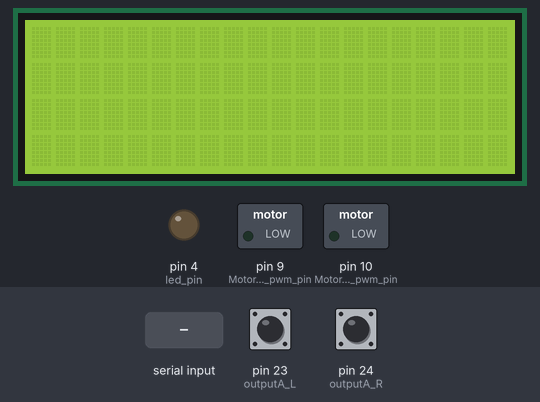
The sketch below on a simulated Arduino Mega 2560, built with avr-gcc and run on an emulated ATmega2560. Parts: 20×4 character LCD, switched loads named in the sketch (green lamp = pin HIGH), output pins drawn as LEDs (lit = HIGH). The inputs (shaded band) are chosen by the test bench; at power-on: pin 23 (outputA_L) HIGH, pin 24 (outputA_R) HIGH. What the sketch prints to the serial monitor is not drawn.

Above: at 1.2 s.
1.3 s: "MOVE:1\n" received over Serial
At 2.1 s:
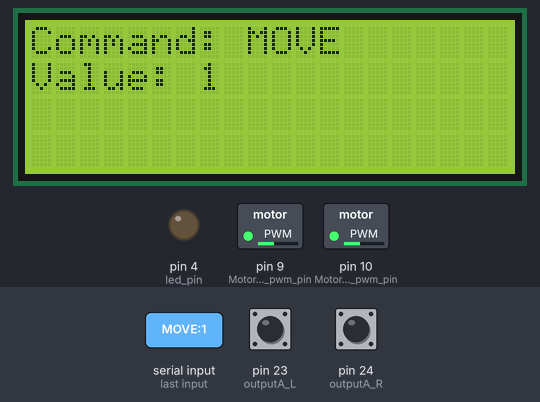
2.8 s: "LED:1\n" received over Serial
At 3.2 s:
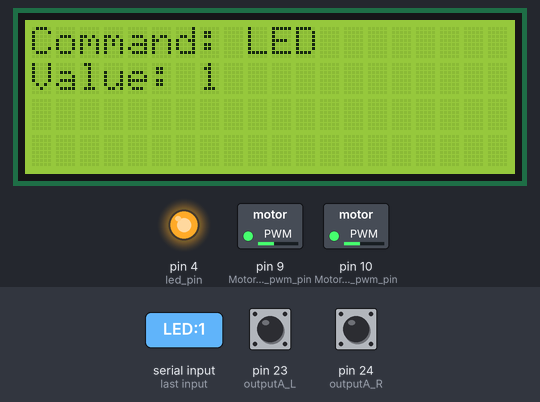
4.3 s: "TURN\n" received over Serial
At 5.5 s:
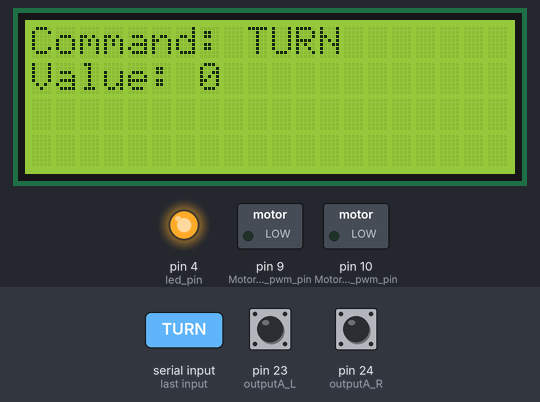
5.8 s: "SPEED:1\n" received over Serial
At 6.8 s:
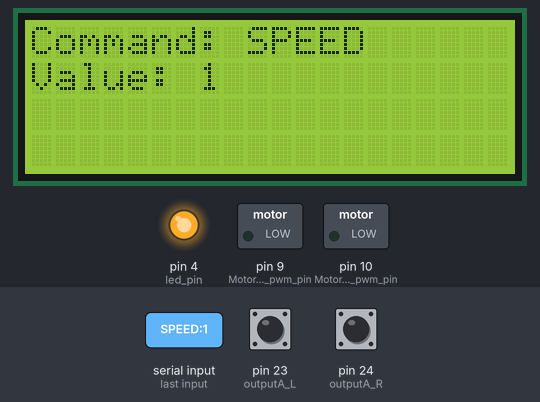
7.3 s: ":\n" received over Serial
At 7.7 s:
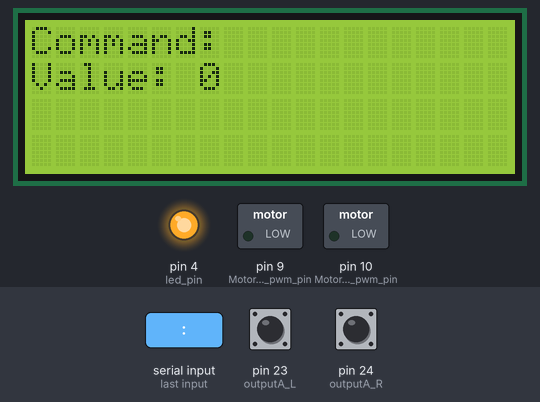
8.8 s: "MOVE:150\n" received over Serial
At 9.1 s:
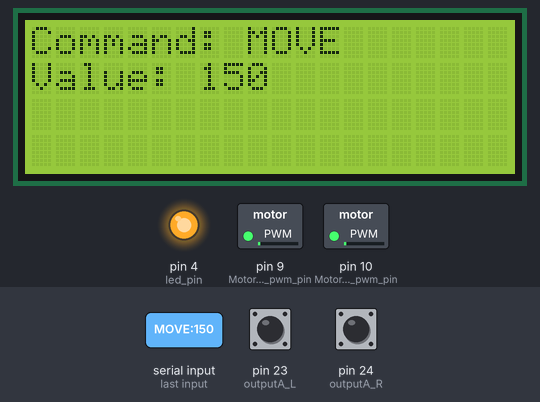
Timing chart, 0 to 11.3 s (numbered marks = the images above; inputs shaded):
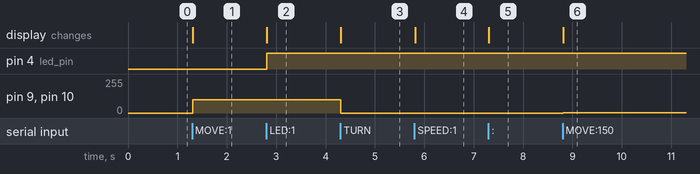

The sketch:

Mario_Mene_SerialMonitorControl.ino
```cpp
//**************************Mario Mene*************************************

/*
    LED:ON/OFF
    MOVE:(-50~0)return/(0~50)forward      //distance unit:cm
    TURN:(-180~0)left/(0~180)right        //angular unit:degree
    SPEED:(0-255)
*/
//===============Including and Initializing the LCD library=========================================
#include <LiquidCrystal.h>
const int rs = 37, en = 36, d4 = 35, d5 = 34, d6 = 33, d7 = 32;
LiquidCrystal lcd(rs, en, d4, d5, d6, d7);

//===============Defined constants========================================
#define Motor_L_dir_pin 7
#define Motor_R_dir_pin 8
#define Motor_L_pwm_pin 9
#define Motor_R_pwm_pin 10
#define led_pin 4

// Rotary Encoder Inputs
//------Right motor
#define outputA_R 24  //CLK to D24
#define outputB_R 2   //DT to D2
//------Left motor
#define outputA_L 23  //CLK to D23
#define outputB_L 3   //DT to D3

#define Motor_forward 0
#define Motor_return 1

//===============Setting constants==============================
const float steps_per_cm = 293 / 30.0;         //distance unit:cm
const float steps_per_degree = 193 / 90.0;  //angular unit:degree

//===============Setting variables==============================
String message = "";
String command = "";
int value = 0;

int run_speed = 100;

int counter_R = 0;  // amount of right encoder pulses
int counter_L = 0;  // amount of left encoder pulses
int currentStateA_R, currentStateA_L, lastStateA_R, lastStateA_L;

void setup() {
  // Set encoder pins as inputs
  pinMode(outputA_R, INPUT);
  pinMode(outputB_R, INPUT);
  pinMode(outputA_L, INPUT);
  pinMode(outputB_L, INPUT);
  pinMode(led_pin, OUTPUT);

  // Read the initial state of outputA
  lastStateA_R = digitalRead(outputA_R);
  lastStateA_L = digitalRead(outputA_L);

  lcd.begin(20, 4);
  // Open serial communications
  Serial.begin(9600);
  while (!Serial) {
    ;  // wait for serial port to connect. Needed for native USB port only
  }
  Serial.println("Write *someCommand:someValue* to the serial monitor.");
}

void Turn(int angular)
{
  int target_counter = abs(steps_per_degree * angular);   // calculate how much steps to go

  if (angular > 0 && counter_L < target_counter) {        // turn right
    digitalWrite(Motor_L_dir_pin, Motor_forward);
    analogWrite(Motor_L_pwm_pin, run_speed);
  }
  else if (angular < 0 && counter_R < target_counter) {  // turn left
    digitalWrite(Motor_R_dir_pin, Motor_forward);
    analogWrite(Motor_R_pwm_pin, run_speed);
  }
  else {                                                 // stop
    analogWrite(Motor_R_pwm_pin, 0);
    analogWrite(Motor_L_pwm_pin, 0);
  }
}
void Move(int distance)
{
  int forward_or_return = distance > 0 ? Motor_forward : Motor_return; // decide the direction to go

  if (counter_R < abs(steps_per_cm * distance)) {                     // run the car to correct direction with correct distance
    digitalWrite(Motor_R_dir_pin, forward_or_return);
    digitalWrite(Motor_L_dir_pin, forward_or_return);
    analogWrite(Motor_L_pwm_pin, run_speed);
    analogWrite(Motor_R_pwm_pin, run_speed);
  }
  else {                                                             // stop
    analogWrite(Motor_R_pwm_pin, 0);
    analogWrite(Motor_L_pwm_pin, 0);
  }
}

void loop() {
  //===============Read and analyse the input message=================================
  while (Serial.available() > 0) {
    message = Serial.readStringUntil('\n');
    //===============1) get command and value===========================
    command = message.substring(0, message.indexOf(":"));
    value = message.substring(message.indexOf(":") + 1).toInt();

    if (command == "MOVE" || command == "TURN")
      counter_R = counter_L = 0;

    lcd.clear();           // clear the LCD screen for new input
    lcd.setCursor(0, 0);       // print the command on first row
    lcd.print("Command: ");
    lcd.print(command);
    lcd.setCursor(0, 1);       // print the value on second row
    lcd.print("Value: ");
    lcd.println(value);
  }

  //=============== Control the vehicle according to the given command and value ==================
  if (command == "SPEED")        //===============case 1: SPEED:0-255=========
    run_speed = value;
  else if (command == "TURN")    //===============case 2: TURN:LEFT/RIGHT=====
    Turn(value);
  else if (command == "MOVE")    //===============case 3: MOVE:forward/return==
    Move(value);
  else if (command == "LED")     //===============case 4: LED:0/1===============
    digitalWrite(led_pin, value);// 0->LOW,LED OFF    1->HIGH,LED ON

  //===============Updating the encoder steps==========================================================
  counter_update();
}

void counter_update() {
  currentStateA_L = digitalRead(outputA_L);
  if (currentStateA_L != lastStateA_L && currentStateA_L == 1) {
    counter_L++;
  }
  lastStateA_L = currentStateA_L;
  delay(1);

  currentStateA_R = digitalRead(outputA_R);
  if (currentStateA_R != lastStateA_R && currentStateA_R == 1) {
    counter_R++;
  }
  lastStateA_R = currentStateA_R;
  delay(1);
}
```

Measured:
- after the input at 1.3 s, pin 9 (Motor_L_pwm_pin), pin 10 (Motor_R_pwm_pin): 0/255 → 100/255 at once; the display: changes at once (image 1)
- after the input at 2.8 s, pin 4 (led_pin): LOW → HIGH at once; the display: changes at once (image 2)
- after the input at 4.3 s, pin 9 (Motor_L_pwm_pin), pin 10 (Motor_R_pwm_pin): 100/255 → 0/255 at once; the display: changes at once (image 3)
- after the input at 5.8 s, the display: changes at once (image 4)
- after the input at 7.3 s, the display: changes at once (image 5)
- after the input at 8.8 s, pin 9 (Motor_L_pwm_pin), pin 10 (Motor_R_pwm_pin): 0/255 → 1/255 at once; the display: changes at once (image 6)
